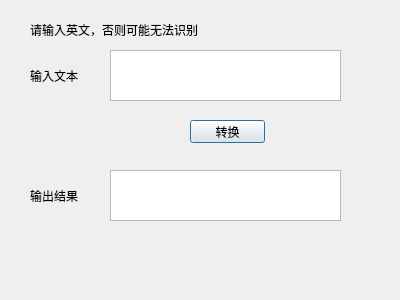
<?xml version="1.0" encoding="UTF-8"?>
<ui version="4.0">
 <class>Dialog</class>
 <widget class="QDialog" name="Dialog">
  <property name="geometry">
   <rect>
    <x>0</x>
    <y>0</y>
    <width>400</width>
    <height>300</height>
   </rect>
  </property>
  <property name="windowTitle">
   <string>Dialog</string>
  </property>
  <widget class="QTextEdit" name="textEdit">
   <property name="geometry">
    <rect>
     <x>110</x>
     <y>50</y>
     <width>231</width>
     <height>51</height>
    </rect>
   </property>
  </widget>
  <widget class="QLabel" name="label">
   <property name="geometry">
    <rect>
     <x>30</x>
     <y>70</y>
     <width>54</width>
     <height>12</height>
    </rect>
   </property>
   <property name="text">
    <string>输入文本</string>
   </property>
  </widget>
  <widget class="QTextEdit" name="textEdit_2">
   <property name="geometry">
    <rect>
     <x>110</x>
     <y>170</y>
     <width>231</width>
     <height>51</height>
    </rect>
   </property>
  </widget>
  <widget class="QLabel" name="label_2">
   <property name="geometry">
    <rect>
     <x>30</x>
     <y>190</y>
     <width>54</width>
     <height>12</height>
    </rect>
   </property>
   <property name="text">
    <string>输出结果</string>
   </property>
  </widget>
  <widget class="QPushButton" name="pushButton">
   <property name="geometry">
    <rect>
     <x>190</x>
     <y>120</y>
     <width>75</width>
     <height>23</height>
    </rect>
   </property>
   <property name="text">
    <string>转换</string>
   </property>
  </widget>
  <widget class="QLabel" name="label_3">
   <property name="geometry">
    <rect>
     <x>30</x>
     <y>20</y>
     <width>171</width>
     <height>20</height>
    </rect>
   </property>
   <property name="text">
    <string>请输入英文，否则可能无法识别</string>
   </property>
  </widget>
 </widget>
 <resources/>
 <connections/>
</ui>
